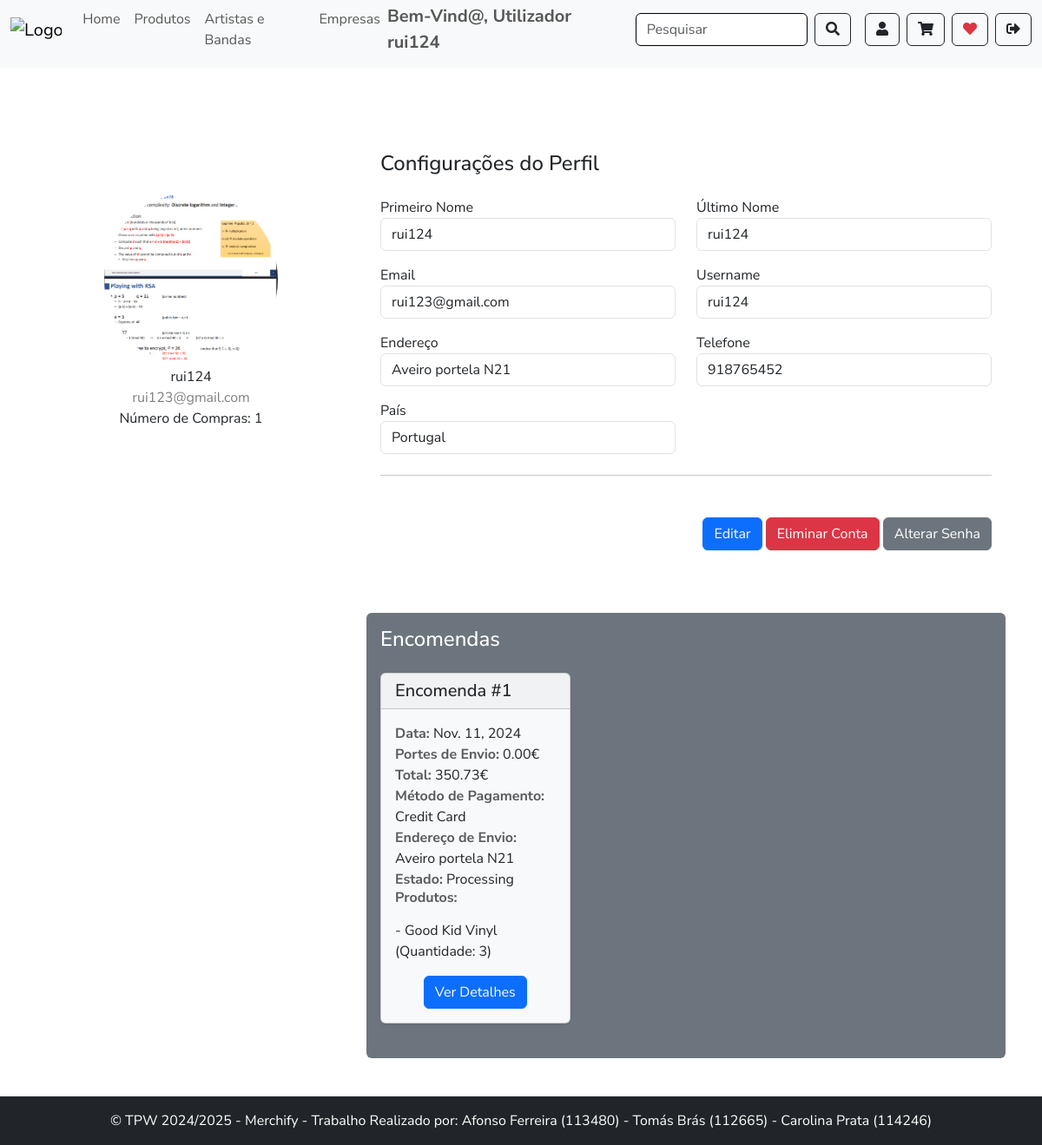
Page /account/profile (signed in) on the committed database.
### app/models.py (models this page shows, shortened)
class User(AbstractUser):
    USER_TYPES = (
        ('individual', 'Individual'),
        ('company', 'Company'),
        ('admin', 'Admin')
    )
    firstname = models.CharField(max_length=50, blank=True, null=True)
    lastname = models.CharField(max_length=50, blank=True, null=True)
    user_type = models.CharField(max_length=10, choices=USER_TYPES, default='individual')
    number_of_purchases = models.IntegerField(default=0)
    address = models.CharField(max_length=50, blank=True, null=True)
    email = models.EmailField(max_length=50, unique=True, blank=True, null=True)
    phone = models.CharField(max_length=50, blank=True, unique=True)
    country = models.CharField(max_length=50, blank=True, null=True)
    image = models.ImageField(upload_to='profile_pics/', blank=True, null=True)
    company = models.ForeignKey(Company, on_delete=models.SET_NULL, blank=True, null=True)

class Purchase(models.Model):
    id = models.AutoField(primary_key=True)
    user = models.ForeignKey(User, on_delete=models.CASCADE, related_name='purchases')
    date = models.DateField()
    paymentMethod = models.CharField(max_length=50)
    shippingAddress = models.CharField(max_length=50)
    status = models.CharField(max_length=50)
    total_amount = models.DecimalField(max_digits=10, decimal_places=2, default=0.00)
    discount_applied = models.BooleanField(default=False)
    discount_value = models.DecimalField(max_digits=10, decimal_places=2, default=0.00)

class PurchaseProduct(models.Model):
    purchase = models.ForeignKey(Purchase, on_delete=models.CASCADE, related_name='purchase_products')
    product = models.ForeignKey(Product, on_delete=models.CASCADE, related_name='product_purchases')
    quantity = models.PositiveIntegerField()

class Product(models.Model):
    id = models.AutoField(primary_key=True)
    name = models.CharField(max_length=50)
    description = models.TextField()
    price = models.FloatField(default=30, null=True)
    image = models.ImageField(upload_to='products/')
    artist = models.ForeignKey('Artist', on_delete=models.CASCADE, null=True)
    company = models.ForeignKey('Company', on_delete=models.CASCADE, related_name='products', null=True)
    category = models.CharField(max_length=50)
    addedProduct = models.DateField(auto_now_add=True, null=True)
    count = models.IntegerField(default=0)

### app/views.py (the view, shortened to what this page needs)
# urls.py: path("account/profile", views.profile, name="profile"),
@login_required(login_url='/login')
def profile(request):
    user = request.user
    if request.method == 'GET':
        logger.debug("Método GET acionado, carregando formulário.")
        image_form = UploadUserProfilePicture()
        profile_form = UpdateProfile(initial={
            'name': user.first_name,
            'surname': user.last_name,
            'email': user.email,
            'username': user.username,
            'address': user.address,
            'phone': user.phone,
            'country': user.country
        })
        password_form = UpdatePassword()
        purchases = Purchase.objects.filter(user=user) if user.purchases.exists() else []
        for purchase in purchases:
            if purchase.total_amount > 100:
                purchase.shipping_fee = 0
            else:
                purchase.shipping_fee = 4.99 if user.country.lower() == "portugal" else 6.0
        return render(request, 'profile.html', {
            'user': user,
            'image_form': image_form,
            'profile_form': profile_form,
            'password_form': password_form,
            'number_of_purchases': len(purchases),
            'purchases': purchases,
        })

### app/templates/profile.html (shortened to what this page needs)
{% extends "layout.html" %}
{% load static %}
{% block content %}
<div class="container rounded bg-white mt-5 mb-5">
    <div class="row">
        <div class="col-md-4 border-right" style="max-height: 500px; overflow-y: auto;">
            <div class="d-flex flex-column align-items-center text-center p-3 py-5">
                {% if user.image %}
                    <img class="profile-picture rounded-circle mt-5" width="200px" height="200px" src="{{ user.image.url }}" style="object-fit: cover;">
                {% else %}
                    <img class="rounded-circle mt-5" width="200px" src="https://st3.depositphotos.com/15648834/17930/v/600/depositphotos_179308454-stock-illustration-unknown-person-silhouette-glasses-profile.jpg">
                {% endif %}
                <span class="font-weight-bold">{{ user.username }}</span>
                <span class="text-black-50">{{ user.email }}</span>
                {% if user.user_type == 'individual' %}
                <span>Número de Compras: {{ number_of_purchases }}</span>
                {% endif %}
            </div>
        </div>
        <div class="col-md-8">
            <div class="p-3 py-5">
                <div class="d-flex justify-content-between align-items-center mb-3">
                    <h4 class="text-right">Configurações do Perfil</h4>
                </div>
                <form method="POST" enctype="multipart/form-data">
                    <div class="row mt-2">
                        <div class="col-md-6">
                            <label class="labels">Primeiro Nome</label>
                            <input type="text" class="form-control" name="name" placeholder="Primeiro Nome" value="{{ user.first_name }}" readonly>
                        </div>
                        <div class="col-md-6">
                            <label class="labels">Último Nome</label>
                            <input type="text" class="form-control" name="surname" value="{{ user.last_name }}" placeholder="Último Nome" readonly>
                        </div>
                    </div>
                    <div class="row mt-3">
                        <div class="col-md-6">
                            <label class="labels">Email</label>
                            <input type="text" class="form-control" name="email" placeholder="Email" value="{{ user.email }}" readonly>
                        </div>
                        <div class="col-md-6">
                            <label class="labels">Username</label>
                            <input type="text" class="form-control" name="username" value="{{ user.username }}" placeholder="Username" readonly>
                        </div>
                    </div>
                    <div class="row mt-3">
                        <div class="col-md-6">
                            <label class="labels">Endereço</label>
                            <input type="text" class="form-control" name="address" placeholder="Endereço" value="{{ user.address }}" readonly>
                        </div>
                        <div class="col-md-6">
                            <label class="labels">Telefone</label>
                            <input type="text" class="form-control" name="phone" value="{{ user.phone }}" placeholder="Telefone" readonly>
                        </div>
                    </div>
                    <div class="row mt-3">
                        <div class="col-md-6">
                            <label class="labels">País</label>
                            <input type="text" class="form-control" name="country" placeholder="País" value="{{ user.country }}" readonly>
                        </div>
                    </div>
                    <hr class="my-4" />
                    <div class="mt-5 text-end">
                        <button class="btn btn-primary profile-button" name="edit" id="editButton" type="button">Editar</button>
                        <button class="btn btn-danger profile-button" name="delete_account" type="submit">Eliminar Conta</button>
                        <button class="btn btn-secondary profile-button" name="Change_password" id="change_password" type="button">Alterar Senha</button>
                    </div>
                </form>
            </div>
            {% if user.user_type == 'individual'%}
            <div class="p-3 bg-secondary text-white rounded mt-4">
                <h4 class="mb-4">Encomendas</h4>
                {% if purchases %}
                    <div class="row">
                        {% for purchase in purchases %}
                            <div class="col-12 col-md-6 col-lg-4 mb-4">
                                <div class="card bg-light text-dark shadow-sm h-100">
                                    <div class="card-header">
                                        <h5 class="mb-0">Encomenda #{{ forloop.counter }}</h5>
                                    </div>
                                    <div class="card-body" style="text-align:left">
                                        <div class="info-grid">
                                            <div class="info-item">
                                                <span class="text-muted"><strong>Data:</strong></span>
                                                <span>{{ purchase.date }}</span>
                                            </div>
                                            <div class="info-item">
                                                <span class="text-muted"><strong>Portes de Envio:</strong></span>
                                                <span>{{ purchase.shipping_fee|floatformat:2 }}€</span>
                                            </div>
                                            <div class="info-item">
                                                <span class="text-muted"><strong>Total:</strong></span>
                                                <span>{{ purchase.total_amount|floatformat:2 }}€</span>
                                            </div>
                                            <div class="info-item">
                                                <span class="text-muted"><strong>Método de Pagamento:</strong></span>
                                                <span>{{ purchase.paymentMethod }}</span>
                                            </div>
                                            <div class="info-item">
                                                <span class="text-muted"><strong>Endereço de Envio:</strong></span>
                                                <span>{{ purchase.shippingAddress }}</span>
                                            </div>
                                            <div class="info-item">
                                                <span class="text-muted"><strong>Estado:</strong></span>
                                                <span>{{ purchase.status }}</span>
                                            </div>
                                            <h6 class="mb-3 text-muted"><strong>Produtos:</strong></h6>
                                            <ul class="list-unstyled">
                                                {% for item in purchase.purchase_products.all %}
                                                    <li>- {{ item.product.name }} (Quantidade: {{ item.quantity }})</li>
                                                {% endfor %}
                                            </ul>
                                            <div class="text-center mt-3">
                                                <button class="btn btn-primary" onclick="showOrderDetails({{ purchase.id }})">Ver Detalhes</button>
                                            </div>
                                        </div>
                                    </div>
                                </div>
                            </div>
                        {% endfor %}
                    </div>
                {% else %}
                    <p class="text-light">Você ainda não fez nenhuma encomenda.</p>
                {% endif %}
            </div>
            {% endif %}
        </div>
    </div>
</div>
{% endblock %}

### app/templates/layout.html (shortened to what this page needs)
<!doctype html>
<html lang="en">
<head>
    <link href="https://cdn.jsdelivr.net/npm/bootstrap@5.3.0/dist/css/bootstrap.min.css" rel="stylesheet">
    <link href="https://cdnjs.cloudflare.com/ajax/libs/bootstrap-icons/1.8.1/font/bootstrap-icons.min.css" rel="stylesheet">
    <link rel="stylesheet" href="https://cdnjs.cloudflare.com/ajax/libs/font-awesome/5.15.4/css/all.min.css">
    {% load static %}
    <link rel="stylesheet" href="{% static 'css/fonts.css' %}">
</head>
<body style="min-height: 100vh; display: flex; flex-direction: column; margin: 0;">
    <nav class="navbar navbar-expand-lg navbar-light bg-light" style="padding: 0.25rem 0; min-height: 50px;">
        <div class="container-fluid">
            <a class="navbar-brand" href="{% url 'home' %}">
                <img src="/media/logo.png" alt="Logo" width="80">
            </a>
            <div class="collapse navbar-collapse" id="navbarNav">
                <ul class="navbar-nav me-auto">
                    <li class="nav-item">
                        <a class="nav-link {% if request.resolver_match.url_name == 'home' %}active{% endif %}" href="{% url 'home' %}">Home</a>
                    </li>
                    <li class="nav-item">
                        <a class="nav-link {% if request.resolver_match.url_name == 'produtos' %}active{% endif %}" href="{% url 'produtos' %}">Produtos</a>
                    </li>
                    <li class="nav-item">
                        <a class="nav-link {% if request.resolver_match.url_name == 'artistas' %}active{% endif %}" href="{% url 'artistas' %}">Artistas e Bandas</a>
                    </li>
                    <li class="nav-item">
                        <a class="nav-link {% if request.resolver_match.url_name == 'companhias' %}active{% endif %}" href="{% url 'companhias' %}">Empresas</a>
                    </li>
                </ul>
                {% if user.is_authenticated %}
                <div class="navbar-text me-3 fw-bold fs-5">
                    {% if user.user_type == 'individual' %}
                        Bem-Vind@, Utilizador {{ user.username }}
                    {% elif user.user_type == 'admin' %}
                        Bem-Vind@, Administrador {{ user.username }}
                    {% elif user.user_type == 'company' %}
                        Bem-Vind@, Empresa {{ user.username }}
                    {% endif %}
                </div>
                {% endif %}
                <form class="d-flex me-3" method="GET" action="{% url 'search' %}" onsubmit="return validateSearch()">
                    <input class="form-control me-2 search-input" type="search" name="search" id="search-input" placeholder="Pesquisar">
                    <button class="btn btn-outline-dark" type="submit">
                        <i class="fa fa-search"></i>
                    </button>
                </form>
                <div class="d-flex">
                    {% if user.is_authenticated %}
                        {%  if user.user_type == 'individual' %}
                            <a href="{% url 'profile' %}" class="btn btn-outline-dark me-2"><i   class="fa fa-user"></i></a>
                            <a href="{% url 'cart' %}" class="btn btn-outline-dark me-2"><i   class="fa fa-shopping-cart"></i></a>
                            <a href="{% url 'favorites' %}" class="btn btn-outline-dark me-2"><i   class="fa fa-heart text-danger"></i></a>
                            <a href="{% url 'logout' %}" class="btn btn-outline-dark"><i   class="fas fa-sign-out-alt"></i></a>
                            {%  endif %}
                    {% else %}
                        <a href="{% url 'login' %}" class="btn btn-outline-dark"><img src="/media/user.png" width="20"> Login</a>
                    {% endif %}
                </div>
            </div>
        </div>
    </nav>
    <div class="separar">
        <main role="main" class="main-content">
            <div class="container product-page-content gx-0">
                {% block content %}{% endblock %}
            </div>
        </main>
        <footer class="bg-dark text-white text-center py-3 footer">
            <div>&copy; TPW 2024/2025 - Merchify - Trabalho Realizado por: Afonso Ferreira (113480) - Tomás Brás (112665) - Carolina Prata (114246)</div>
        </footer>
    </div>
</body>
</html>

### rows in the picture
User: username "rui124", image (picture), email "rui123@gmail.com", name "rui124", surname "rui124", address "Aveiro portela N21", phone "918765452", country "Portugal"
Purchase: date "Nov. 11, 2024", shipping_fee "0.00", total_amount "350.73", paymentMethod "Credit Card", shippingAddress "Aveiro portela N21", status "Processing"
PurchaseProduct: product.name "Good Kid Vinyl", quantity "3"

### other values in the picture
{{ number_of_purchases }} "1"
